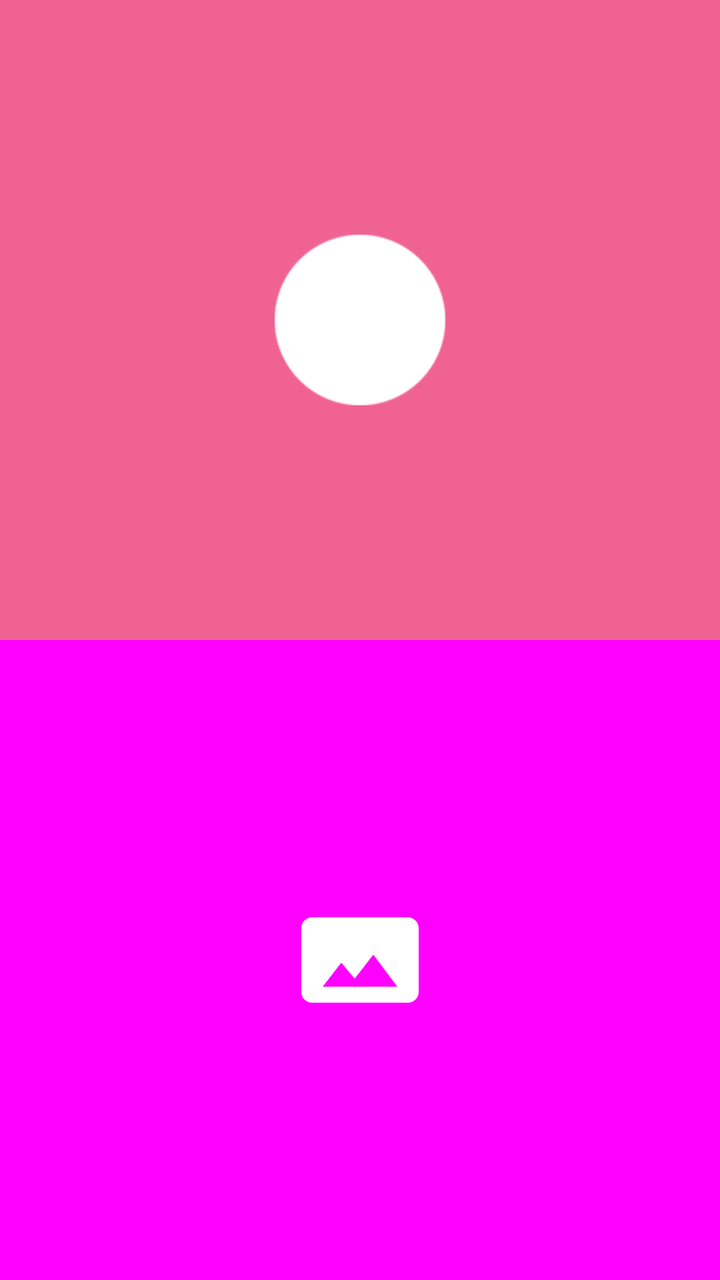
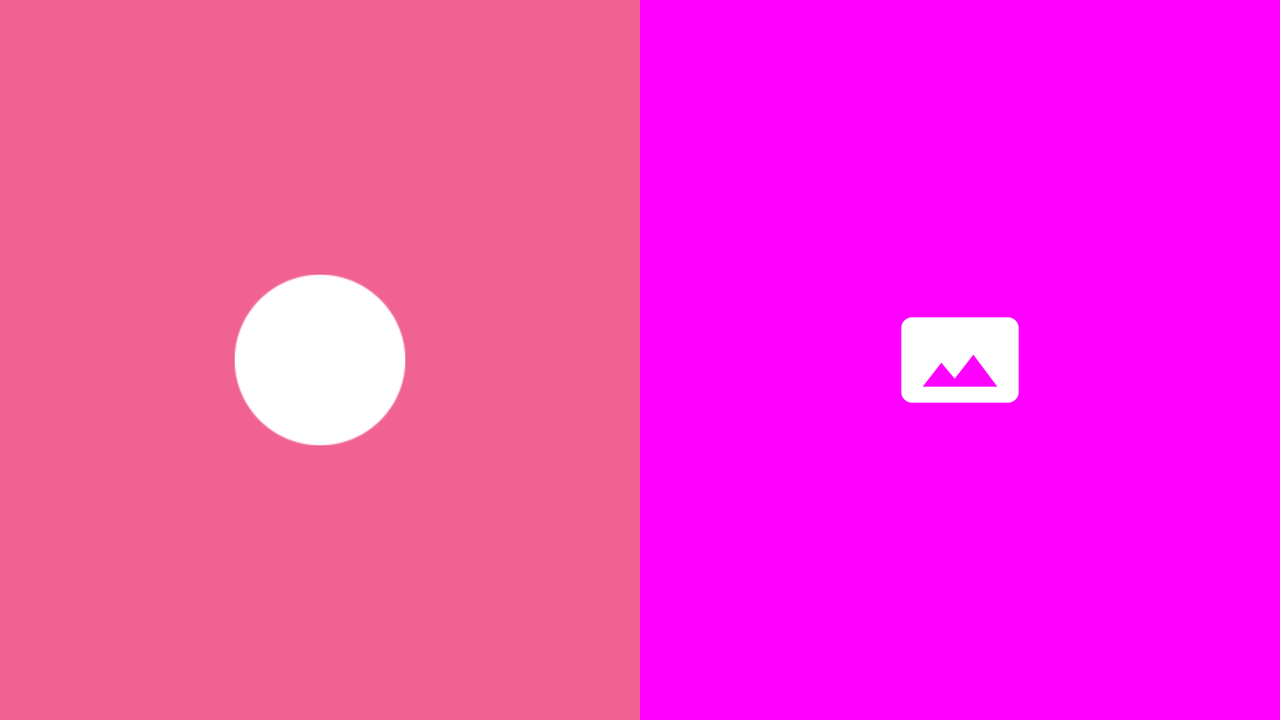

The same Android screen from two of the app's own layout files: first res/layout/ as a phone draws it, then the author's variant for another configuration, drawn on a device whose configuration selects that folder. Both files follow.
<!-- AndroidManifest.xml: application theme AppTheme -->
<!-- res/layout/activity_photograph.xml -->
<?xml version="1.0" encoding="utf-8"?>
<LinearLayout xmlns:android="http://schemas.android.com/apk/res/android"
    xmlns:toolbar="http://schemas.android.com/apk/res-auto"
    xmlns:tools="http://schemas.android.com/tools"
    android:layout_width="match_parent"
    android:layout_height="match_parent"
    android:orientation="vertical"
    tools:context="cn.edu.sjtu.se.walknshot.androidclient.AddPicturesActivity">

    <LinearLayout
        android:layout_width="match_parent"
        android:layout_height="match_parent"
        android:orientation="vertical">

        <RelativeLayout
            android:layout_width="match_parent"
            android:layout_height="0dp"
            android:layout_weight="1">

            <ImageButton
                android:id="@+id/btn_take_photo"
                style="@style/ButtonCommonTheme"
                android:layout_width="match_parent"
                android:layout_height="match_parent"
                android:background="@drawable/bg_pink"
                android:src="@drawable/icon_camera"
                android:tint="@color/white" />

            <android.support.v7.widget.Toolbar
                android:id="@+id/toolbar"
                android:layout_width="match_parent"
                android:layout_height="wrap_content"
                android:layout_alignParentTop="true"
                toolbar:theme="@style/ThemeOverlay.AppCompat.Dark.ActionBar" />

        </RelativeLayout>

        <ImageButton
            android:id="@+id/btn_open_album"
            style="@style/ButtonCommonTheme"
            android:layout_width="match_parent"
            android:layout_height="0dp"
            android:layout_weight="1"
            android:background="@drawable/bg_amber"
            android:src="@drawable/icon_album"
            android:tint="@color/white" />

    </LinearLayout>
</LinearLayout>
<!-- resources referenced by this layout -->
<resources>
  <color name="white">#ffffff</color>
  <!-- drawable bg_amber (drawable) -->
  <?xml version="1.0" encoding="utf-8"?>
  <shape xmlns:android="http://schemas.android.com/apk/res/android">
      <solid android:color="@drawable/selector_amber_button_color" />
  </shape>
  <!-- drawable bg_pink (drawable) -->
  <?xml version="1.0" encoding="utf-8"?>
  <shape xmlns:android="http://schemas.android.com/apk/res/android">
      <solid android:color="@drawable/selector_pink_button_color" />
  </shape>
  <!-- drawable icon_album (drawable) -->
  <vector android:height="64dp" android:viewportHeight="24.0"
      android:viewportWidth="24.0" android:width="64dp" xmlns:android="http://schemas.android.com/apk/res/android">
      <path android:fillColor="#FF000000" android:pathData="M23,18V6c0,-1.1 -0.9,-2 -2,-2H3c-1.1,0 -2,0.9 -2,2v12c0,1.1 0.9,2 2,2h18c1.1,0 2,-0.9 2,-2zM8.5,12.5l2.5,3.01L14.5,11l4.5,6H5l3.5,-4.5z"/>
  </vector>
  <!-- drawable icon_camera: png bitmap (drawable-hdpi, 6391 bytes) -->
  <style name="ButtonCommonTheme">
          <item name="android:layout_width">match_parent</item>
          <item name="android:layout_height">54dp</item>
          <item name="android:background">@drawable/bg_button</item>
          <item name="android:padding">6.0dip</item>
          <item name="android:textColor">@android:color/white</item>
          <item name="android:textAppearance">?android:textAppearanceLarge</item>
          <item name="android:layout_gravity">center_horizontal</item>
      </style>
  <style name="AppTheme" parent="Theme.AppCompat.Light.NoActionBar">
          
          <item name="colorPrimary">@color/colorPrimary</item>
          <item name="colorPrimaryDark">@color/colorPrimaryDark</item>
          <item name="colorAccent">@color/colorAccent</item>
          <item name="android:fitsSystemWindows">true</item>
      </style>
  <!-- drawable selector_amber_button_color (drawable) -->
  <?xml version="1.0" encoding="utf-8"?>
  <selector
      xmlns:android="http://schemas.android.com/apk/res/android">
      <item android:state_pressed="true" android:color="@color/amberDark" />
      <item android:state_pressed="false" android:color="@color/amberPrimary"/>
  </selector>
  <!-- drawable selector_pink_button_color (drawable) -->
  <?xml version="1.0" encoding="utf-8"?>
  <selector
      xmlns:android="http://schemas.android.com/apk/res/android">
      <item android:state_pressed="true" android:color="@color/pinkDark" />
      <item android:state_pressed="false" android:color="@color/pinkPrimary"/>
  </selector>
  <!-- drawable bg_button (drawable) -->
  <?xml version="1.0" encoding="utf-8"?>
  <shape xmlns:android="http://schemas.android.com/apk/res/android">
      <solid android:color="@drawable/selector_common_button_color" />
  </shape>
  <color name="colorPrimary">#80DEEA</color>
  <color name="colorPrimaryDark">#26C6DA</color>
  <color name="colorAccent">#F06292</color>
  <color name="pinkDark">#C2185B</color>
  <color name="pinkPrimary">#F06292</color>
  <!-- drawable selector_common_button_color (drawable) -->
  <?xml version="1.0" encoding="utf-8"?>
  <selector
      xmlns:android="http://schemas.android.com/apk/res/android">
      <item android:state_pressed="true" android:color="@color/colorPrimaryBlack" />
      <item android:state_pressed="false" android:color="@color/colorPrimaryDark"/>
  </selector>
  <color name="colorPrimaryBlack">#00838F</color>
</resources>
<!-- res/layout-land/activity_photograph.xml (the author's variant of the layout above) -->
<!-- drawn on the phone turned sideways -->
<?xml version="1.0" encoding="utf-8"?>
<LinearLayout xmlns:android="http://schemas.android.com/apk/res/android"
    xmlns:toolbar="http://schemas.android.com/apk/res-auto"
    xmlns:tools="http://schemas.android.com/tools"
    android:layout_width="match_parent"
    android:layout_height="match_parent"
    android:orientation="vertical"
    tools:context="cn.edu.sjtu.se.walknshot.androidclient.AddPicturesActivity">

    <LinearLayout
        android:layout_width="match_parent"
        android:layout_height="match_parent">

        <RelativeLayout
            android:layout_height="match_parent"
            android:layout_width="0dp"
            android:layout_weight="1">

            <ImageButton
                android:id="@+id/btn_take_photo"
                style="@style/ButtonCommonTheme"
                android:layout_width="match_parent"
                android:layout_height="match_parent"
                android:background="@drawable/bg_pink"
                android:src="@drawable/icon_camera"
                android:tint="@color/white" />

            <android.support.v7.widget.Toolbar
                android:id="@+id/toolbar"
                android:layout_width="match_parent"
                android:layout_height="wrap_content"
                android:layout_alignParentTop="true"
                toolbar:theme="@style/ThemeOverlay.AppCompat.Dark.ActionBar" />

        </RelativeLayout>

        <ImageButton
            android:id="@+id/btn_open_album"
            style="@style/ButtonCommonTheme"
            android:layout_height="match_parent"
            android:layout_width="0dp"
            android:layout_weight="1"
            android:background="@drawable/bg_amber"
            android:src="@drawable/icon_album"
            android:tint="@color/white" />

    </LinearLayout>
</LinearLayout>
